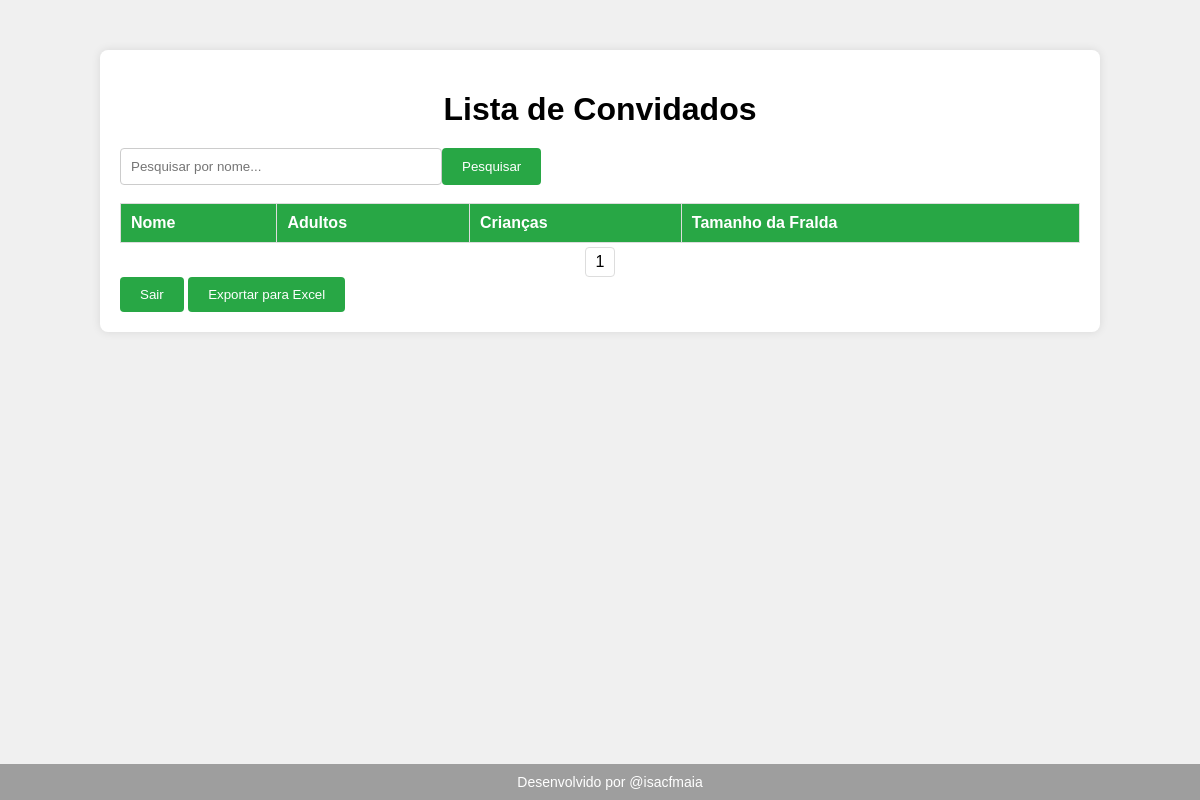
The page /convidados (signed in) on the database as committed earlier.
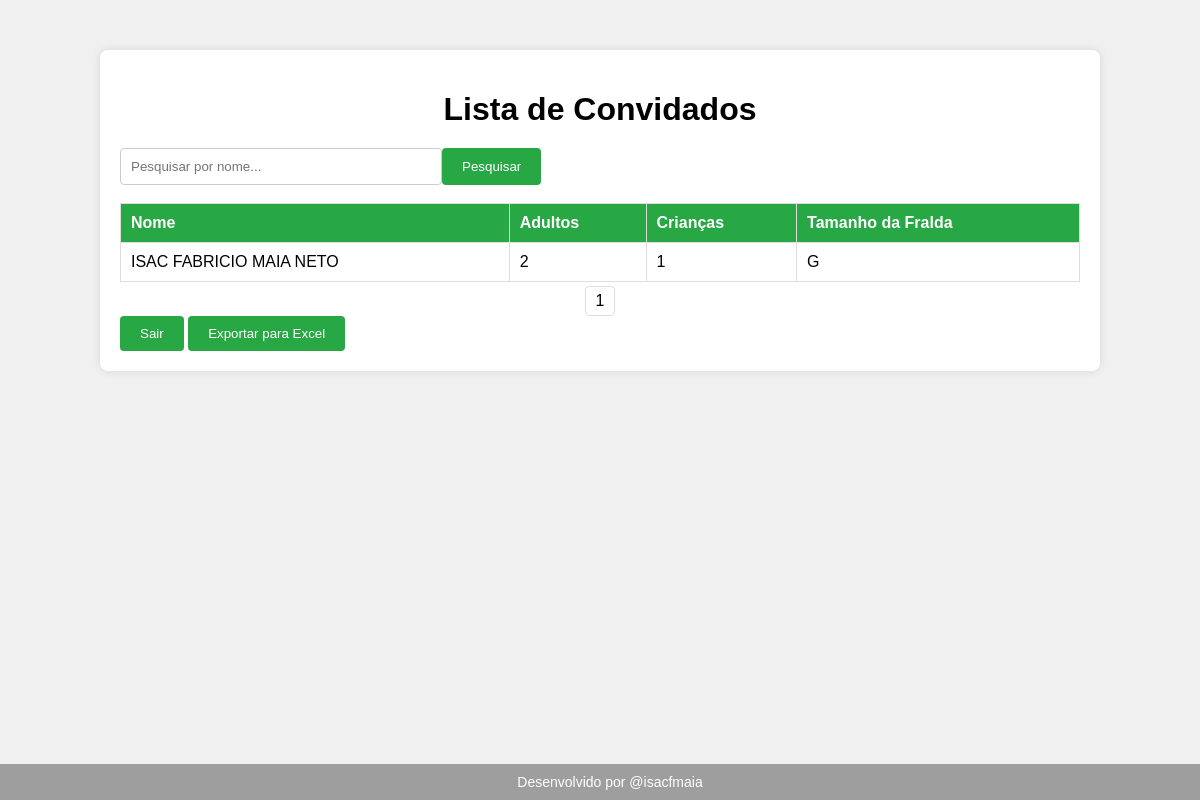
The same page on the database as committed later.
### tables this page shows
CREATE TABLE convidados (
    id INTEGER PRIMARY KEY AUTOINCREMENT,
    nome TEXT,
    adultos INTEGER,
    criancas INTEGER,
    tamanho_fralda TEXT
);

### app.py (the view)
@app.route('/convidados', methods=['GET'])
def convidados():
    if not session.get('logged_in'):
        return redirect(url_for('login'))
    nome = request.args.get('nome', '')
    page = request.args.get('page', 1, type=int)
    per_page = 10
    conn = get_db_connection()
    if nome:
        query = "SELECT * FROM convidados WHERE nome LIKE ? LIMIT ? OFFSET ?"
        convidados = conn.execute(query, ('%' + nome + '%', per_page, (page - 1) * per_page)).fetchall()
        total = conn.execute("SELECT COUNT(*) FROM convidados WHERE nome LIKE ?", ('%' + nome + '%',)).fetchone()[0]
    else:
        query = "SELECT * FROM convidados LIMIT ? OFFSET ?"
        convidados = conn.execute(query, (per_page, (page - 1) * per_page)).fetchall()
        total = conn.execute("SELECT COUNT(*) FROM convidados").fetchone()[0]
    conn.close()
    return render_template('convidados.html', convidados=convidados, total=total, page=page, per_page=per_page, nome=nome)

### app.py (called while the page is built)
def get_db_connection():
    conn = sqlite3.connect('fraldas.db')
    conn.row_factory = sqlite3.Row
    return conn

### templates/convidados.html (shortened to what this page needs)
{% extends "base.html" %}
{% block style %}
	<link rel="stylesheet" href="{{ url_for('static', filename='convidados.css') }}">
{% endblock %}
{% block content %}
	<h1>Lista de Convidados</h1>
	<form method="get">
		<input type="text" name="nome" placeholder="Pesquisar por nome..." value="{{ nome }}" class="w300">
		<button type="submit">Pesquisar</button>
	</form>
	<br>
	<table>
		<thead>
			<tr>
				<th>Nome</th>
				<th>Adultos</th>
				<th>Crianças</th>
				<th>Tamanho da Fralda</th>
			</tr>
		</thead>
		<tbody>
			{% for convidado in convidados %}
			<tr>
				<td>{{ convidado.nome }}</td>
				<td>{{ convidado.adultos }}</td>
				<td>{{ convidado.criancas }}</td>
				<td>{{ convidado.tamanho_fralda }}</td>
			</tr>
			{% endfor %}
		</tbody>
	</table>
	<div class="pagination">
		{% for i in range(1, (total // per_page) + 2) %}
			<a href="{{ url_for('convidados', page=i, nome=nome) }}">{{ i }}</a>
		{% endfor %}
	</div>
	<a href="{{ url_for('logout') }}"><button>Sair</button></a>
	<a href="{{ url_for('exportar_excel') }}"><button type="button">Exportar para Excel</button></a>
{% endblock %}

### templates/base.html (shortened to what this page needs)
<!DOCTYPE html>
<html lang="pt-BR">
<head>
	{% block style %}{% endblock %}
	<link rel="stylesheet" href="{{ url_for('static', filename='footer.css') }}">
	<link rel="stylesheet" href="{{ url_for('static', filename='messages.css') }}">
</head>
<body>
    <div class="container">
        {% block content %}{% endblock %}
    </div>
    <footer>
        Desenvolvido por @isacfmaia
    </footer>
</body>
</html>

### static/convidados.css (style rules this page uses)
.w300 { width: 300px !important; }
form { display: flex; }
body { font-family: Arial, sans-serif; background-color: #f0f0f0; margin: 0; padding: 0; }
.container { width: 80%; margin: 50px auto; background-color: #fff; padding: 20px; border-radius: 8px; box-shadow: 0 0 10px rgba(0, 0, 0, 0.1); }
h1 { text-align: center; margin-bottom: 20px; }
table { width: 100%; border-collapse: collapse; margin-bottom: 4px; }
table, th, td { border: 1px solid #ddd; }
th, td { padding: 10px; text-align: left; }
th { background-color: #28a745; color: white; }
input, select, button { padding: 10px; border: 1px solid #ccc; border-radius: 4px; }
button { padding: 10px 20px; background-color: #28a745; color: white; border: none; border-radius: 4px; cursor: pointer; }
.pagination { display: flex; justify-content: center; }
.pagination a { color: black; padding: 5px 10px; text-decoration: none; border: 1px solid #ddd; margin: 0 4px; border-radius: 4px; }

### static/footer.css (style rules this page uses)
footer { background-color: #9e9e9e; text-align: center; padding: 10px; position: fixed; bottom: 0; width: 100%; font-size: 14px; color: #ffffff; }

Rows that differ between the two databases and show on the page:
added convidados: nome "ISAC FABRICIO MAIA NETO", adultos "2", criancas "1", tamanho_fralda "G"
